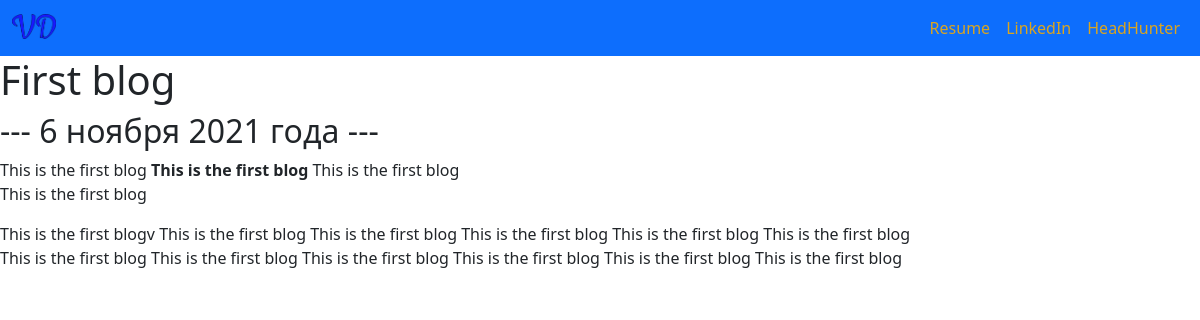
The app's page /blog/4/ with its own data.
### blog/models.py (models this page shows, shortened)
class Blog(models.Model):
    title = models.CharField(max_length=100)
    date = models.DateTimeField()
    description = models.TextField(max_length=400)

### blog/views.py (the view)
# urls.py: path('<int:blog_id>/', views.detail, name='detail'),
def detail(request, blog_id):
    blog = get_object_or_404(Blog, pk=blog_id)
    return render(request, 'blog/detail.html', {'blog': blog})

### templates/blog/detail.html
{% extends 'portf/base.html' %}
{% block content %}
<h1>{{ blog.title }}</h1>
<h2>{{ blog.date | date:'--- j E Y года ---' }}</h2>
{{ blog.description | safe }}
{% endblock %}

### records on screen
Blog: title "First blog", date "--- 6 ноября 2021 года ---", description "This is the first blog This is the first blog This is the first blog This is the first blog This is the first blogv This is the first blog This is the first blog This is the first blog This is the first blog This is the first blog This is the first blog This is the first blog This is the first blog This is the first blog This is the first blog This is the first blog"
